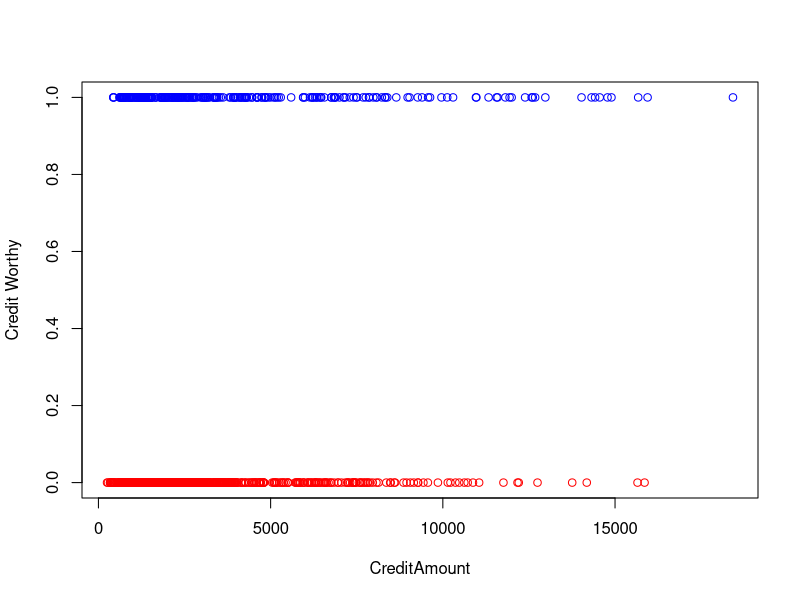
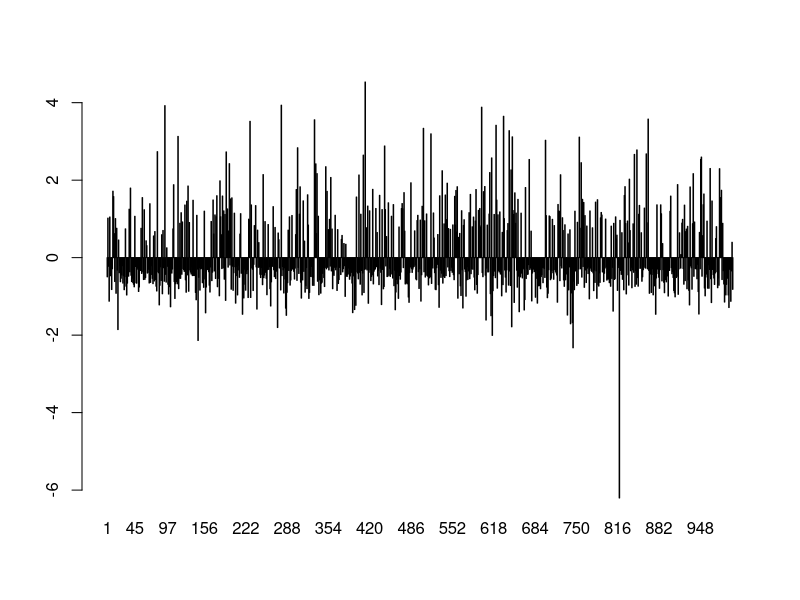
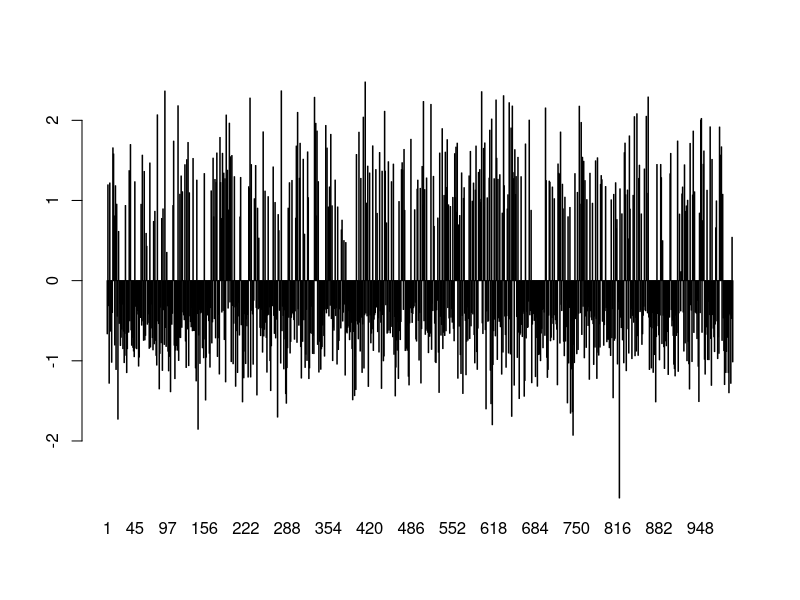
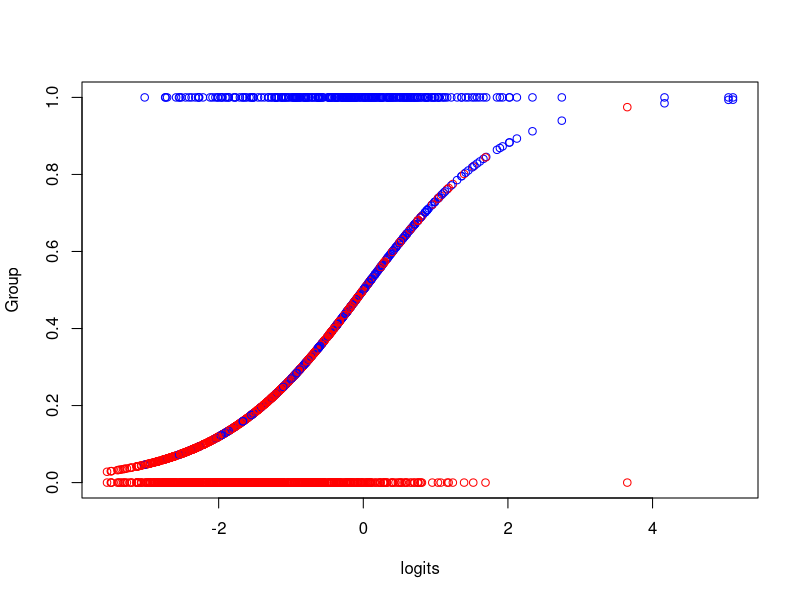

Recreate these plots in R, in order.
#---------------------------------------------------------------------
# German Credit Data - Logistic regression
#---------------------------------------------------------------------
rm(list = ls()) # remove previous objects
cdata = read.csv("german.csv", header = T);
attach(cdata);
N = nrow(cdata);
names(cdata);
# Dependent variable: Creditability:
#  1 : credit-worthy;  2 : not credit-worthy 
Group = Group-1; # change the score to 0, 1.
table(Group);
table(Group, Purpose)
plot(CreditAmount,Group,xlab="CreditAmount",ylab="Credit Worthy",
     col = c("red", "blue")[factor(Group)]) 
model_full = factor(Group)~
                  Duration+factor(StatusCAccount)+factor(CreditHistory)+
                  factor(Purpose)+CreditAmount+factor(Purpose)+
                  factor(SAccBonds)+factor(Employment)+factor(Instalment)+
                  factor(PStatusSex)+factor(OtherDebtors)+
                  factor(Residence)+factor(Property)+Age+
                  factor(OtherPlans)+factor(Housing) +NCredits+
                  factor(Job)+NPeople+factor(Telephone)+factor(Foreign)+
                  I(CreditAmount^2)+I(Duration^2)+I(Duration*CreditAmount);
 
full = glm(model_full,  family=binomial(link="logit"));
summary(full);
# restricted model (containing 2 explanatory variables)
model_restr = factor(Group)~Duration+CreditAmount;
restr = glm(model_restr,family=binomial(link="logit"));
summary(restr)
# stepwise selection (using the standard stat library)
sel.f = step(restr, scope=formula(full), direction="forward", k=log(N))
summary(sel.f)
sel.b = step(full, scope=formula(full), direction="backward", k=log(N))
summary(sel.b)
# the last option is for BIC instead of AIC
sel =  glm(formula(sel.f), family=binomial(link="logit"));
summary(sel)
 
p.hat = predict(sel, type="response"); # predicted values
g.hat = p.hat>0.5# classifier
logits = predict(sel);        # returns the linear predictor X*b 
table(factor(Group), p.hat>0.5)       # confusion table
# gof
r = residuals(sel, type="pearson"); # residuals
barplot(r)
outlier = which(abs(r) == max(abs(r)));
sel$fitted.values[outlier];
sel$y[outlier];
d = residuals(sel, type="deviance");  # deviance residuals
barplot(d)
sum(d^2); # this is equal to the deviance in the summary table
plot(logits, Group, col = c("red", "blue")[factor(Group)]);
lines(logits, p.hat, type = "p", col = c("red", "blue")[factor(Group)]); 